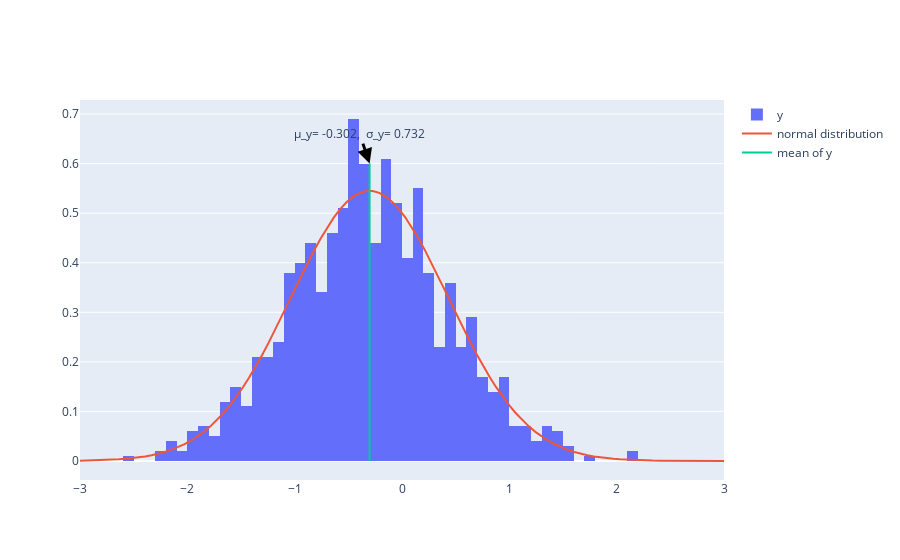

Notebook cell for this chart:
### Markdown cell above
**Q3.** Générer 1000 échantillons de la loi prédictive a posteriori pour le nouveau point $x_{\text{new}}$ (défini dans le code) et tracer un histogramme ou un KDE. Commenter.

### Code cell
x_new = np.array([ 1.41145807,  1.06548848,  0.30006161,  0.45984057, -0.52475728,
       -1.70643289,  1.02259953,  1.49710409, -1.25030999,  0.84817082])



#en utilisant les échantillons de beta et sigma2 créer avant, on peut calculer la distribution de y sachant x_new




y_list=[]
for k in range(len(samples)):
    y_list.append(ss.norm.rvs(loc=x_new.T.dot(samples[k,:-1]), scale=np.sqrt(samples[k,-1])))
y_list=np.array(y_list)
µ_y=np.round(np.mean(y_list),3)
σ_y=np.round(np.std(y_list),3)
fig = go.Figure()
fig.add_trace(go.Histogram(x=y_list,histnorm='probability density' ,name='y'))
#add the density
x=np.linspace(-3,3,100)
fig.add_trace(go.Scatter(x=x,y=ss.norm.pdf(x,loc=µ_y, scale= σ_y),name='normal distribution'))
# add mean and variance of y with an arrow pointing towards a line at the mean of y
fig.add_trace(go.Scatter(x=[np.mean(y_list),np.mean(y_list)],y=[0,0.6],mode='lines',name='mean of y'))
fig.add_annotation(x=np.mean(y_list),y=0.6,text='µ_y= '+str(µ_y)+',  σ_y= '+ str(σ_y),arrowhead=2,arrowsize=1,arrowwidth=3,arrowcolor='black')
fig.show()

### Figure 1 — Plotly figure (JSON) as saved in the notebook; plotly's stock layout.template omitted (floating-point values rounded to 4 significant figures; data arrays with more than 128 entries replaced by an {"elided": "..."} marker saying what was removed)
{"data": [{"histnorm": "probability density", "name": "y", "type": "histogram", "x": {"elided": "1000 float values"}}, {"name": "normal distribution", "type": "scatter", "x": [-3, -2.939, -2.879, -2.818, -2.758, -2.697, -2.636, -2.576, -2.515, -2.455, -2.394, -2.333, -2.273, -2.212, -2.152, -2.091, -2.03, -1.97, -1.909, -1.848, -1.788, -1.727, -1.667, -1.606, -1.545, -1.485, -1.424, -1.364, -1.303, -1.242, -1.182, -1.121, -1.061, -1, -0.9394, -0.8788, -0.8182, -0.7576, -0.697, -0.6364, -0.5758, -0.5152, -0.4545, -0.3939, -0.3333, -0.2727, -0.2121, -0.1515, -0.09091, -0.0303, 0.0303, 0.09091, 0.1515, 0.2121, 0.2727, 0.3333, 0.3939, 0.4545, 0.5152, 0.5758, 0.6364, 0.697, 0.7576, 0.8182, 0.8788, 0.9394, 1, 1.061, 1.121, 1.182, 1.242, 1.303, 1.364, 1.424, 1.485, 1.545, 1.606, 1.667, 1.727, 1.788, 1.848, 1.909, 1.97, 2.03, 2.091, 2.152, 2.212, 2.273, 2.333, 2.394, 2.455, 2.515, 2.576, 2.636, 2.697, 2.758, 2.818, 2.879, 2.939, 3], "y": [0.0006116, 0.000827, 0.001111, 0.001481, 0.001962, 0.002582, 0.003373, 0.004377, 0.005642, 0.007222, 0.009181, 0.01159, 0.01454, 0.0181, 0.02239, 0.02751, 0.03356, 0.04067, 0.04895, 0.0585, 0.06945, 0.08188, 0.09587, 0.1115, 0.1288, 0.1477, 0.1683, 0.1904, 0.2139, 0.2388, 0.2647, 0.2914, 0.3186, 0.3459, 0.373, 0.3996, 0.425, 0.449, 0.4712, 0.491, 0.5082, 0.5224, 0.5333, 0.5407, 0.5445, 0.5446, 0.5409, 0.5336, 0.5228, 0.5087, 0.4916, 0.4719, 0.4498, 0.4259, 0.4004, 0.374, 0.3468, 0.3195, 0.2923, 0.2656, 0.2396, 0.2148, 0.1912, 0.169, 0.1484, 0.1294, 0.112, 0.09637, 0.08233, 0.06984, 0.05885, 0.04925, 0.04093, 0.03379, 0.0277, 0.02255, 0.01824, 0.01465, 0.01168, 0.009255, 0.007282, 0.00569, 0.004416, 0.003404, 0.002605, 0.001981, 0.001496, 0.001122, 0.0008354, 0.0006179, 0.000454, 0.0003312, 0.00024, 0.0001727, 0.0001235, 8.765e-05, 6.18e-05, 4.327e-05, 3.01e-05, 2.079e-05]}, {"mode": "lines", "name": "mean of y", "type": "scatter", "x": [-0.3018, -0.3018], "y": [0, 0.6]}], "layout": {"annotations": [{"arrowcolor": "black", "arrowhead": 2, "arrowsize": 1, "arrowwidth": 3, "text": "µ_y= -0.302,  σ_y= 0.732", "x": -0.3018, "y": 0.6}]}}
